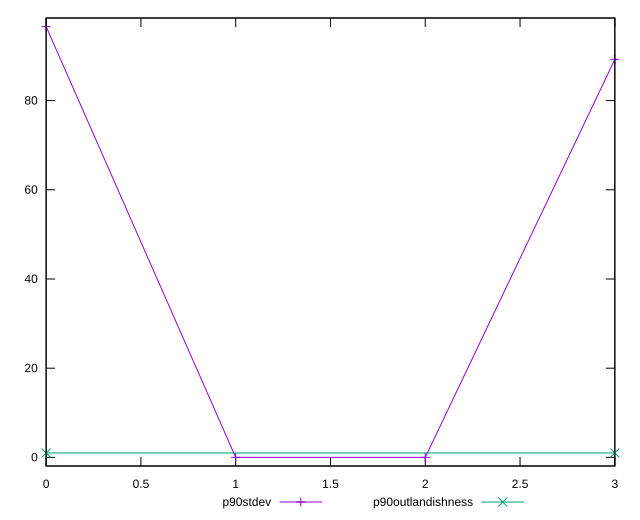

gnuplot code for this plot:
reset

$p90Stdev <<EOF
0 96.58385201886118
1 0
2 0
3 89.2402923977395
EOF

$p90Outlandishness <<EOF
0 0.9975645936403199
3 0.99410073577262
EOF

set key outside below
set xrange [0:3]
set yrange [-1.9316770403772237:98.5155290592384]
set trange [-1.9316770403772237:98.5155290592384]
set terminal svg size 640, 520 enhanced background rgb 'white'
set output "reports/report_00031_2021-02-24T23-18-18.084Z/unused-javascript/progression/stddev.svg"

plot $p90Stdev title "p90stdev" with linespoints, \
     $p90Outlandishness title "p90outlandishness" with linespoints

reset
